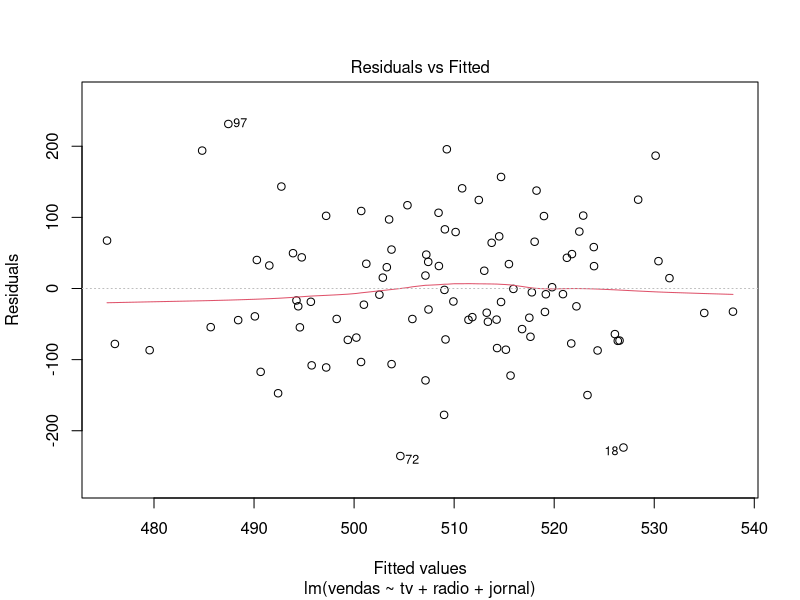
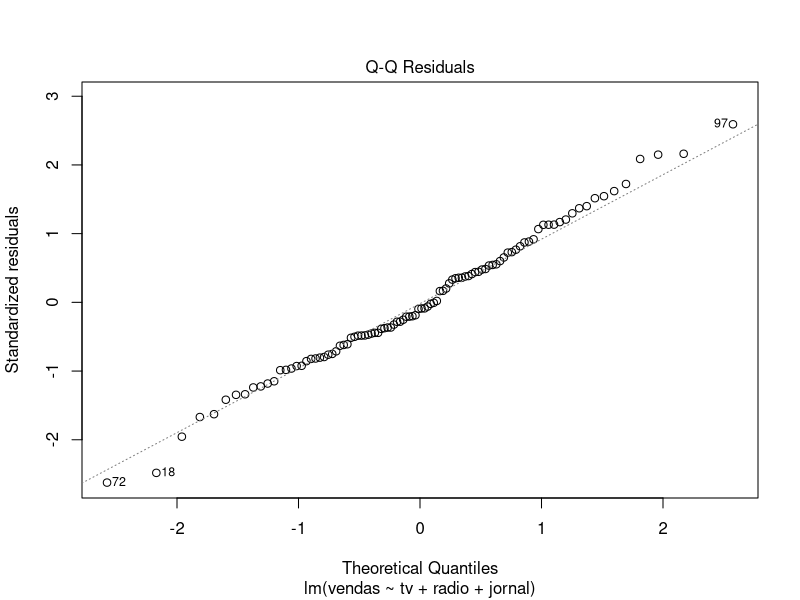
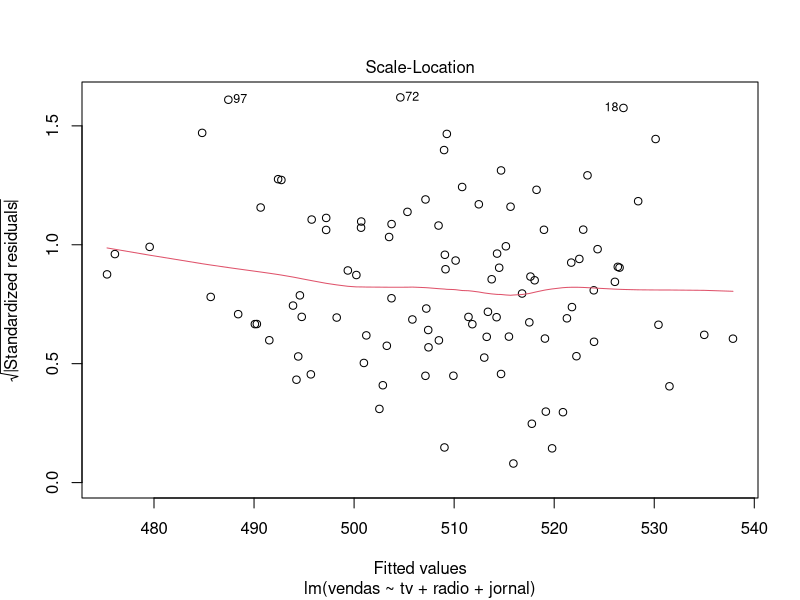
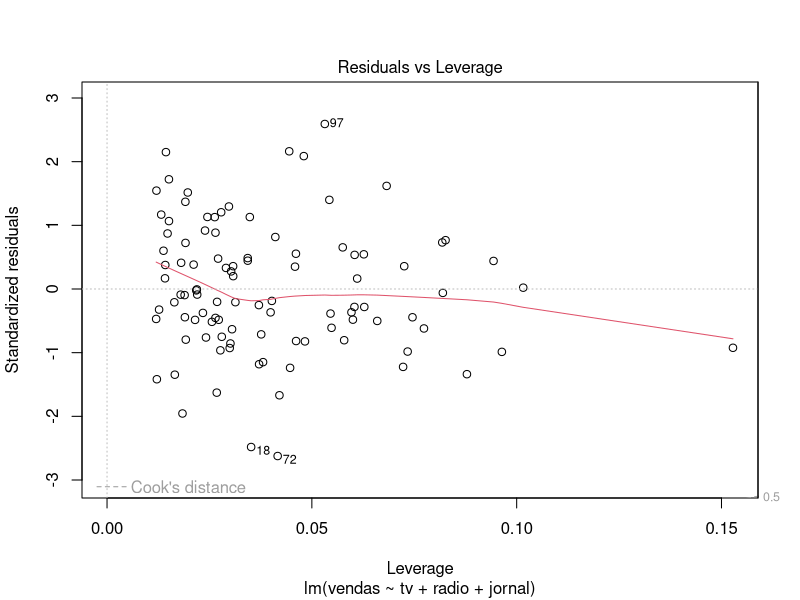
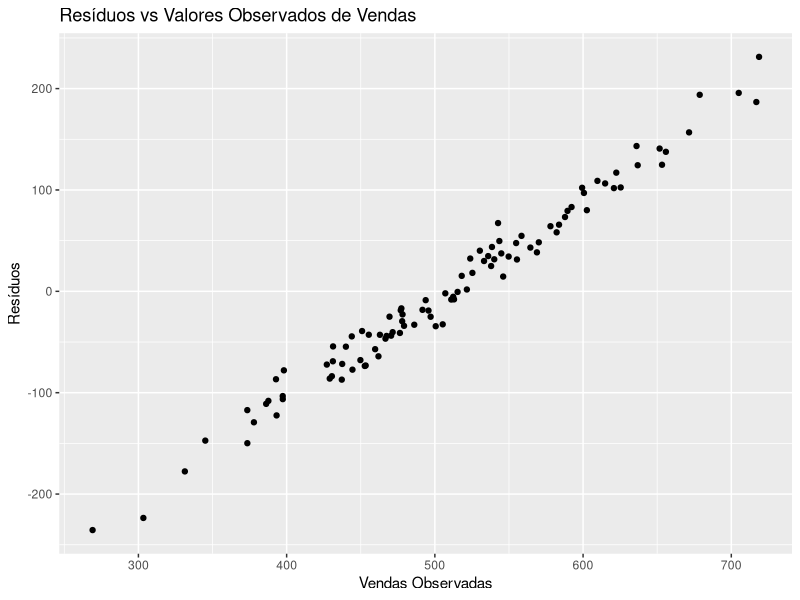

Here is the R script that generated these plots, in order:
# Carregar bibliotecas necessárias
library(tidyverse) # Inclui ggplot2, dplyr, entre outros

# Suponha que temos um conjunto de dados chamado 'vendas_data'
# Aqui vamos criar um conjunto de dados fictício para o exemplo
set.seed(123)
vendas_data <- data.frame(
  vendas = rnorm(100, mean = 500, sd = 100),
  tv = rnorm(100, mean = 100, sd = 20),
  radio = rnorm(100, mean = 50, sd = 15),
  jornal = rnorm(100, mean = 75, sd = 25)
)

# Verificar as primeiras linhas do conjunto de dados
head(vendas_data)

# Criar um modelo de regressão linear múltipla
modelo_vendas <- lm(vendas ~ tv + radio + jornal, data = vendas_data)

# Resumo do modelo
summary(modelo_vendas)

# Análise de Variância (ANOVA)
anova(modelo_vendas)

# Diagnósticos do modelo
# Resíduos vs Valores Ajustados
plot(modelo_vendas, which = 1)

# Normalidade dos resíduos (QQ-plot)
plot(modelo_vendas, which = 2)

# Escala-Localização
plot(modelo_vendas, which = 3)

# Resíduos vs Alavancagem
plot(modelo_vendas, which = 5)

# Gráfico dos resíduos para verificar padrões
ggplot(vendas_data, aes(x = vendas, y = residuals(modelo_vendas))) +
  geom_point() +
  labs(title = "Resíduos vs Valores Observados de Vendas",
       x = "Vendas Observadas", y = "Resíduos")

# Previsões
novos_dados <- data.frame(
  tv = c(100, 120),
  radio = c(50, 60),
  jornal = c(75, 85)
)

previsoes <- predict(modelo_vendas, newdata = novos_dados)

# Mostrar previsões
print(previsoes)

# Salvar o modelo para uso futuro
saveRDS(modelo_vendas, "modelo_vendas.rds")

# Carregar um modelo salvo (caso necessário)
# modelo_vendas <- readRDS("modelo_vendas.rds")
